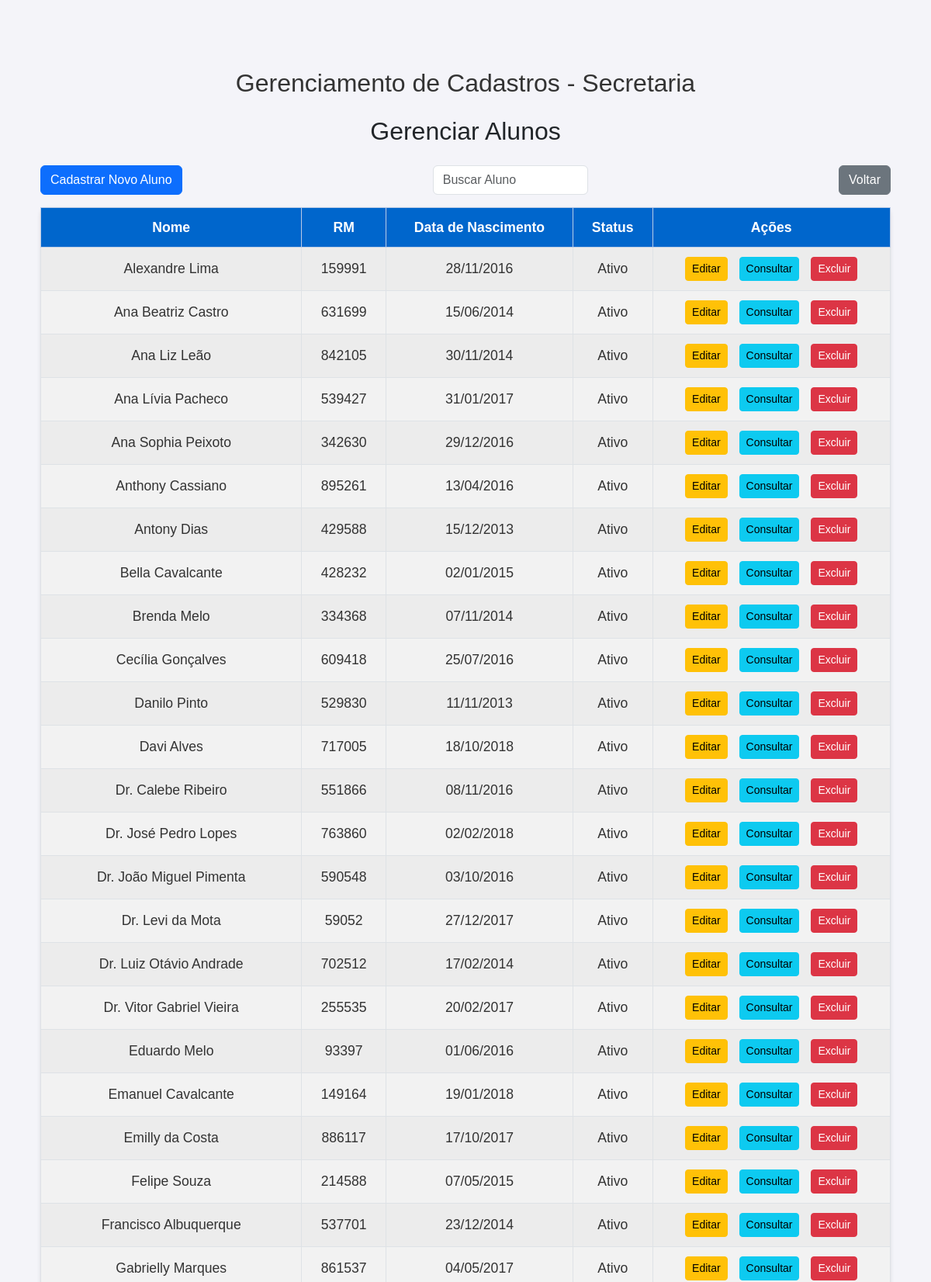
Page /alunos/ (upper part) on the committed database.
### core/models.py (models this page shows, shortened)
class Aluno(models.Model):
    user = models.OneToOneField(User, on_delete=models.CASCADE, related_name='aluno_profile')
    nome = models.CharField(max_length=100)
    rm = models.CharField(max_length=20, unique=True)  # Registro de matrícula único
    ra_rg = models.CharField(max_length=20, blank=True, null=True)  # RA ou RG (opcional)
    data_nascimento = models.DateField()  # Data de nascimento do aluno
    status = models.CharField(
        max_length=11,
        choices=[('ativo', 'Ativo'), ('transferido', 'Transferido'), ('suplente', 'Suplente')],
        default='ativo'
    )
    email_responsavel = models.EmailField(max_length=100, blank=True, null=True)
    telefone_responsavel = models.CharField(max_length=15, blank=True, null=True)

### core/views.py (the view)
# urls.py: path('alunos/', views.gerenciar_alunos, name='gerenciar_alunos'),  # Gerenciar alunos
def gerenciar_alunos(request):
    query = request.GET.get('q', '')
    alunos = Aluno.objects.all()
    if query:
        alunos = alunos.filter(nome__icontains=query)
    alunos = alunos.order_by('nome')
    return render(request, 'core/gerenciar_alunos.html', {'alunos': alunos, 'query': query})

### core/templates/core/gerenciar_alunos.html (shortened to what this page needs)
{% load static %}
<!DOCTYPE html>
<html lang="pt-BR">
<head>
    <link href="https://cdn.jsdelivr.net/npm/bootstrap@5.3.0/dist/css/bootstrap.min.css" rel="stylesheet">
    <link rel="stylesheet" href="{% static 'css/estilos.css' %}">
</head>
<body>
    <div class="container mt-5">
        <h1 class="text-center mb-4">Gerenciamento de Cadastros - Secretaria</h1>
        <h2 class="text-center mb-4">Gerenciar Alunos</h2>
        <div class="d-flex justify-content-between mb-3">
            <a href="{% url 'cadastrar_aluno' %}" class="btn btn-primary">Cadastrar Novo Aluno</a>
            <input type="text" id="buscar_aluno" class="form-control" placeholder="Buscar Aluno" style="max-width: 200px;">
            <a href="{% url 'secretaria' %}" class="btn btn-secondary">Voltar</a>
        </div>
        <table class="table table-striped table-bordered table-custom" id="tabela_alunos">
            <thead class="table-primary">
                <tr>
                    <th>Nome</th>
                    <th>RM</th>
                    <th>Data de Nascimento</th>
                    <th>Status</th>
                    <th>Ações</th>
                </tr>
            </thead>
            <tbody>
                {% for aluno in alunos %}
                <tr class="aluno-row">
                    <td>{{ aluno.nome }}</td>
                    <td>{{ aluno.rm }}</td>
                    <td>{{ aluno.data_nascimento|date:"d/m/Y" }}</td>
                    <td>{{ aluno.get_status_display }}</td>
                    <td>
                        <a href="{% url 'editar_aluno' aluno.id %}" class="btn btn-warning btn-sm">Editar</a>
                        <a href="{% url 'consultar_aluno' aluno.id %}" class="btn btn-info btn-sm">Consultar</a>
                        <button class="btn btn-danger btn-sm" data-bs-toggle="modal" data-bs-target="#confirmDeleteModal{{ aluno.id }}">Excluir</button>
                    </td>
                </tr>
                {% endfor %}
            </tbody>
        </table>
    </div>
</body>
</html>

### static/css/estilos.css (style rules this page uses)
body { font-family: 'Arial', sans-serif; background-color: #f4f4f9; margin: 20px; padding: 20px; }
h1 { color: #333; text-align: center; margin-top: 20px; font-size: 2em; }
table { width: 80%; margin: 20px auto; border-collapse: collapse; background-color: #fff; border-radius: 8px; box-shadow: 0 2px 5px rgba(0, 0, 0, 0.1); }
th, td { padding: 12px 15px; text-align: center !important; vertical-align: middle !important; font-size: 1.1em; }
th { background-color: #0066cc; color: white; font-weight: bold; }
td { background-color: #f9f9f9; color: #333; }
tr:nth-child(even) td { background-color: #f2f2f2; }
td a { color: #ff9800; margin-right: 10px; font-weight: bold; transition: color 0.3s; }
.table-custom th, .table-custom td { padding: 12px 15px; text-align: center !important; vertical-align: middle !important; font-size: 1.1em; }
.table-custom { width: 100% !important; margin: 0 auto; }
.table-custom { box-shadow: 0 2px 5px rgba(0, 0, 0, 0.1); }
.table-custom th { background-color: #0066cc; color: white; font-weight: bold; }
.table-custom td { background-color: #f9f9f9; color: #333; }

### rows in the picture
Aluno: nome "Alexandre Lima", rm "159991", data_nascimento "28/11/2016", status "Ativo"
Aluno: nome "Ana Beatriz Castro", rm "631699", data_nascimento "15/06/2014", status "Ativo"
Aluno: nome "Ana Liz Leão", rm "842105", data_nascimento "30/11/2014", status "Ativo"
Aluno: nome "Ana Lívia Pacheco", rm "539427", data_nascimento "31/01/2017", status "Ativo"
Aluno: nome "Ana Sophia Peixoto", rm "342630", data_nascimento "29/12/2016", status "Ativo"
Aluno: nome "Anthony Cassiano", rm "895261", data_nascimento "13/04/2016", status "Ativo"
Aluno: nome "Antony Dias", rm "429588", data_nascimento "15/12/2013", status "Ativo"
Aluno: nome "Bella Cavalcante", rm "428232", data_nascimento "02/01/2015", status "Ativo"
Aluno: nome "Brenda Melo", rm "334368", data_nascimento "07/11/2014", status "Ativo"
Aluno: nome "Cecília Gonçalves", rm "609418", data_nascimento "25/07/2016", status "Ativo"
Aluno: nome "Danilo Pinto", rm "529830", data_nascimento "11/11/2013", status "Ativo"
Aluno: nome "Davi Alves", rm "717005", data_nascimento "18/10/2018", status "Ativo"
Aluno: nome "Dr. Calebe Ribeiro", rm "551866", data_nascimento "08/11/2016", status "Ativo"
Aluno: nome "Dr. José Pedro Lopes", rm "763860", data_nascimento "02/02/2018", status "Ativo"
Aluno: nome "Dr. João Miguel Pimenta", rm "590548", data_nascimento "03/10/2016", status "Ativo"
Aluno: nome "Dr. Levi da Mota", rm "59052", data_nascimento "27/12/2017", status "Ativo"
Aluno: nome "Dr. Luiz Otávio Andrade", rm "702512", data_nascimento "17/02/2014", status "Ativo"
Aluno: nome "Dr. Vitor Gabriel Vieira", rm "255535", data_nascimento "20/02/2017", status "Ativo"
Aluno: nome "Eduardo Melo", rm "93397", data_nascimento "01/06/2016", status "Ativo"
Aluno: nome "Emanuel Cavalcante", rm "149164", data_nascimento "19/01/2018", status "Ativo"
Aluno: nome "Emilly da Costa", rm "886117", data_nascimento "17/10/2017", status "Ativo"
Aluno: nome "Felipe Souza", rm "214588", data_nascimento "07/05/2015", status "Ativo"
Aluno: nome "Francisco Albuquerque", rm "537701", data_nascimento "23/12/2014", status "Ativo"
Aluno: nome "Gabrielly Marques", rm "861537", data_nascimento "04/05/2017", status "Ativo"
